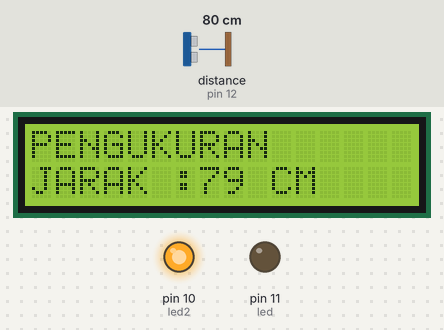
Simulated run of this sketch. Board: Arduino Uno, built with avr-gcc and run on an emulated ATmega328P. Parts: 16×2 character LCD, output pins drawn as LEDs (lit = HIGH). Wiring (inferred from the names in the program): ultrasonic range finder: trigger pin 13; echo pin 12. The test bench sets the inputs (shaded band); at power-on: distance to the obstacle (sensor on pin 12) 80 cm. The echo pulse lasts 58.3 µs per cm; pins used as bus, display or sensor lines are not drawn.

Above: at 1.2 s.
1.3 s: distance to the obstacle (sensor on pin 12) set to 2 cm
At 3.2 s:
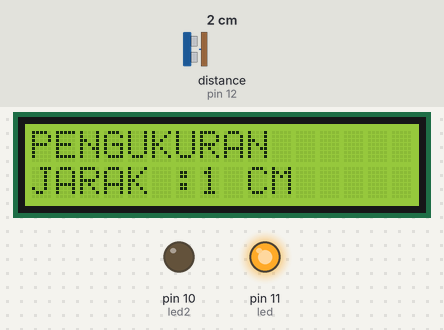
4.2 s: distance to the obstacle (sensor on pin 12) set to 4 cm
At 4.6 s:
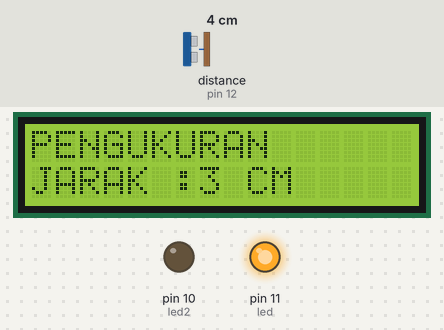
5.8 s: distance to the obstacle (sensor on pin 12) set to 6 cm
At 7.3 s:
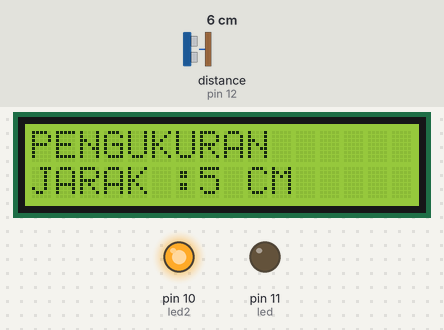
Timing chart, 0 to 8.8 s (numbered marks = the images above; inputs shaded):
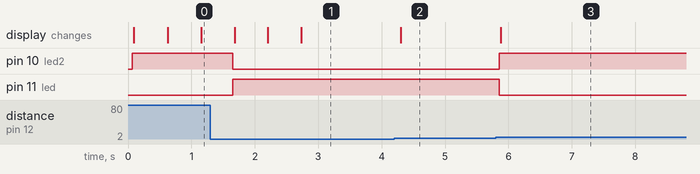

Measured:
- the behaviour switches between 4 and 5 cm on distance to the obstacle (sensor on pin 12) (found by bisection; images 2 and 3)
- after the input at 1.3 s, pin 10 (led2): HIGH → LOW after 0.36 s; pin 11 (led): LOW → HIGH after 0.36 s; the display: changes after 0.38 s (image 1)
- after the input at 4.2 s, the display: changes after 0.10 s (image 2)
- after the input at 5.8 s, pin 10 (led2): LOW → HIGH after 0.05 s; pin 11 (led): HIGH → LOW after 0.05 s; the display: changes after 0.08 s (image 3)

The sketch:

Jarak_dan_LCD_I2C.ino
```cpp
#include <Wire.h>
#include <LiquidCrystal_I2C.h>
#define trigPin 13
#define echoPin 12
#define led 11
#define led2 10

// Set the LCD address to 0x27 for a 16 chars and 2 line display
LiquidCrystal_I2C lcd(0x3F, 16, 2);

void setup() {
  Serial.begin (9600);
  pinMode(trigPin, OUTPUT);
  pinMode(echoPin, INPUT);
  pinMode(led, OUTPUT);
  pinMode(led2, OUTPUT);
lcd.begin();

  // Turn on the blacklight and print a message.
  lcd.backlight();

}

void loop() {
  long duration, distance;
  digitalWrite(trigPin, LOW);  // Added this line
  delayMicroseconds(2); // Added this line
  digitalWrite(trigPin, HIGH);
//  delayMicroseconds(1000); - Removed this line
  delayMicroseconds(10); // Added this line
  digitalWrite(trigPin, LOW);
  duration = pulseIn(echoPin, HIGH);
  distance = (duration/2) / 29.1;
  if (distance < 4) {  // This is where the LED On/Off happens
    digitalWrite(led,HIGH); // When the Red condition is met, the Green LED should turn off
  digitalWrite(led2,LOW);
}
  else {
    digitalWrite(led,LOW);
    digitalWrite(led2,HIGH);
  }
  if (distance >= 200 || distance <= 0){
    Serial.println("jarak maks");
  }

  else {
    lcd.clear();
    lcd.setCursor(0,0);
    lcd.print("PENGUKURAN");
    lcd.setCursor(0,1);
    lcd.print("JARAK :");
    lcd.print(distance);
    lcd.print(" CM");

  }
  delay(500);
}
```
